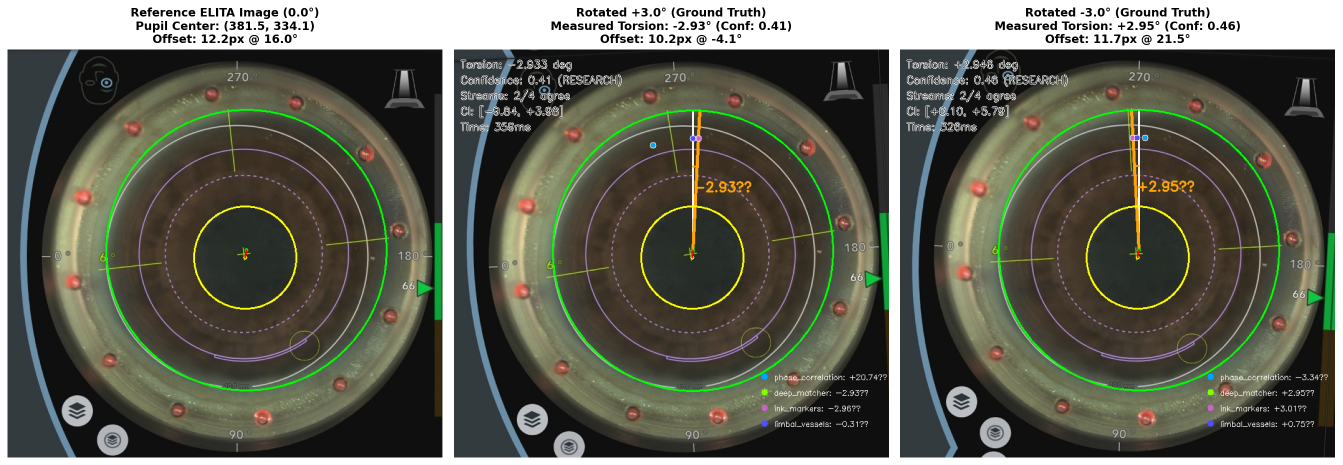
#> input picture scripts/rotation_validation_comparison.png, 2685 x 930 px (shown at 1/2 size)
$ python -i sitting.py   (imports and definitions only)
#> lines starting #> are read from the running program, lines starting #| are printed output that depends on the picture; after the words box and inside, x2 and y2 are one past the last pixel; in counts of white or black regions, pixels touching at a corner belong together
#> further down, picture is the input picture: shape (930, 2685, 3); mean B, G, R 84.2, 96.3, 95.2
"""CPU utilities for seated iris images; no trained weights or GPU required.

Scores are engineering quality gates, not calibrated clinical probabilities.
Positive angles denote counter-clockwise image rotation (OpenCV convention).
"""
from dataclasses import dataclass
import hashlib

import cv2
import numpy as np


# [22 lines left out: function valid_geometry, not called in this run]


def registration_mask(image):
    """Exclude black margins, saturated glints, and vivid rendered overlays."""
    gray = cv2.cvtColor(image, cv2.COLOR_BGR2GRAY) if image.ndim == 3 else image
    bad = (gray < 6) | (gray > 245)
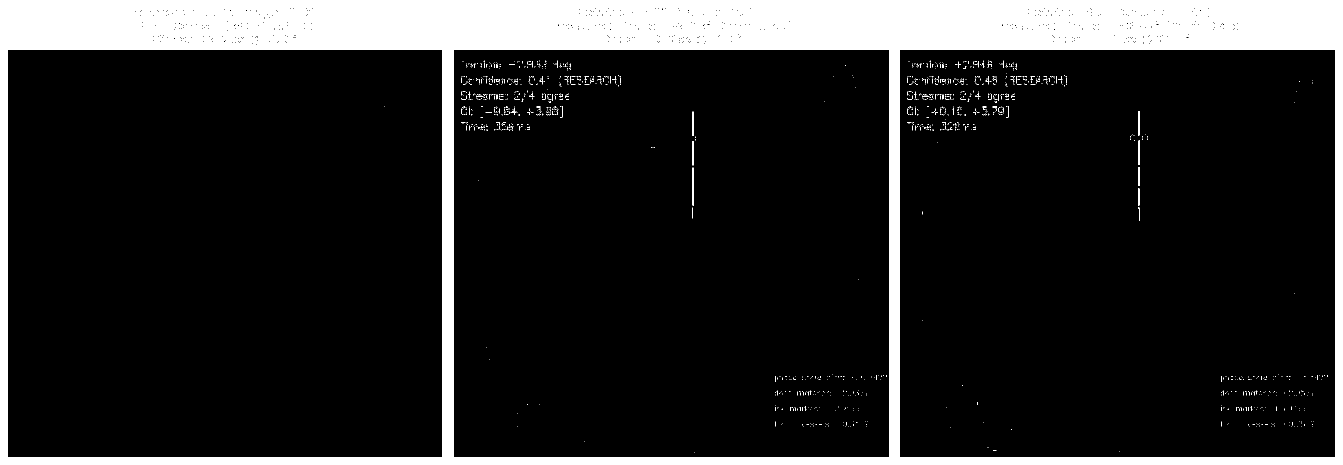
#> bad: shape (930, 2685) bool (shown at 1/2 size); 14.5% white; 1316 white regions (1299 under 20 px), largest, box (x1, y1, x2, y2) and area: (0, 0, 2685, 930) 355584, (1385, 335, 1388, 411) 175, (1384, 223, 1388, 272) 101
    if image.ndim == 3:
        blue, green, red = cv2.split(image)
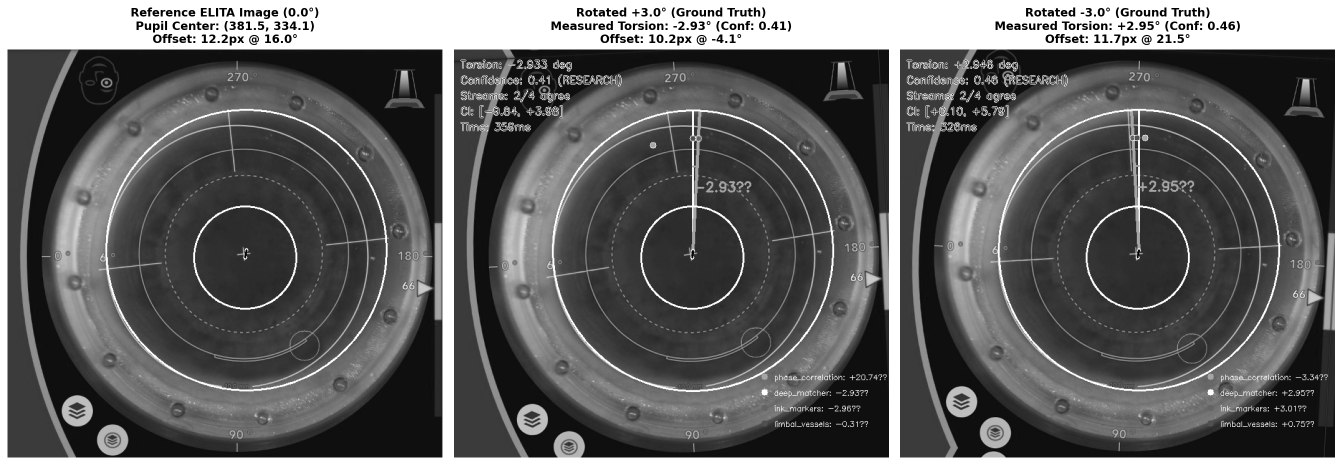
#> green: shape (930, 2685) (shown at 1/2 size); min 0, max 255, mean 96.3
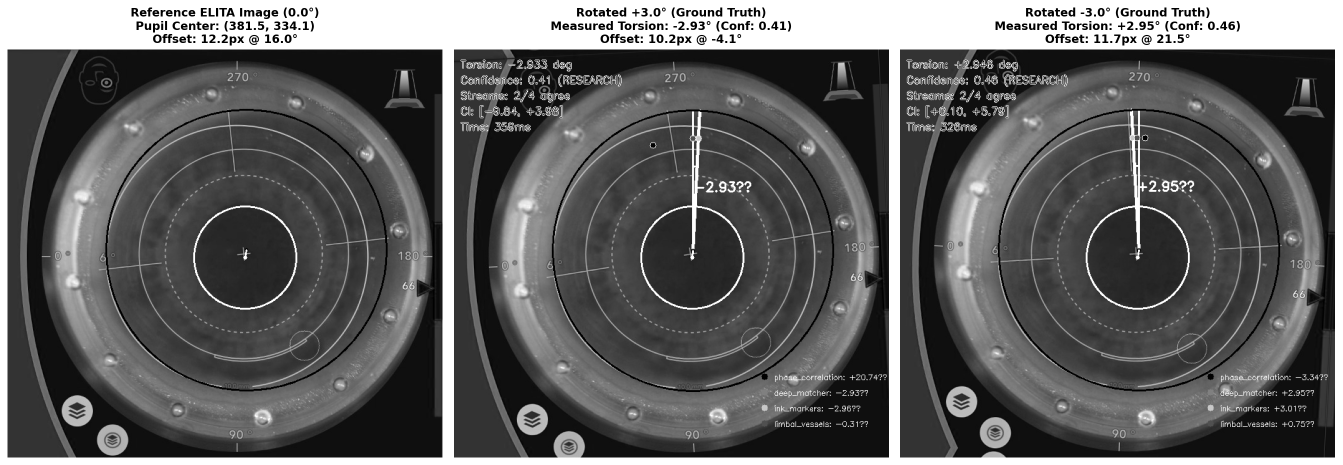
#> red: shape (930, 2685) (shown at 1/2 size); min 0, max 255, mean 95.2
        high = cv2.max(cv2.max(blue, green), red)
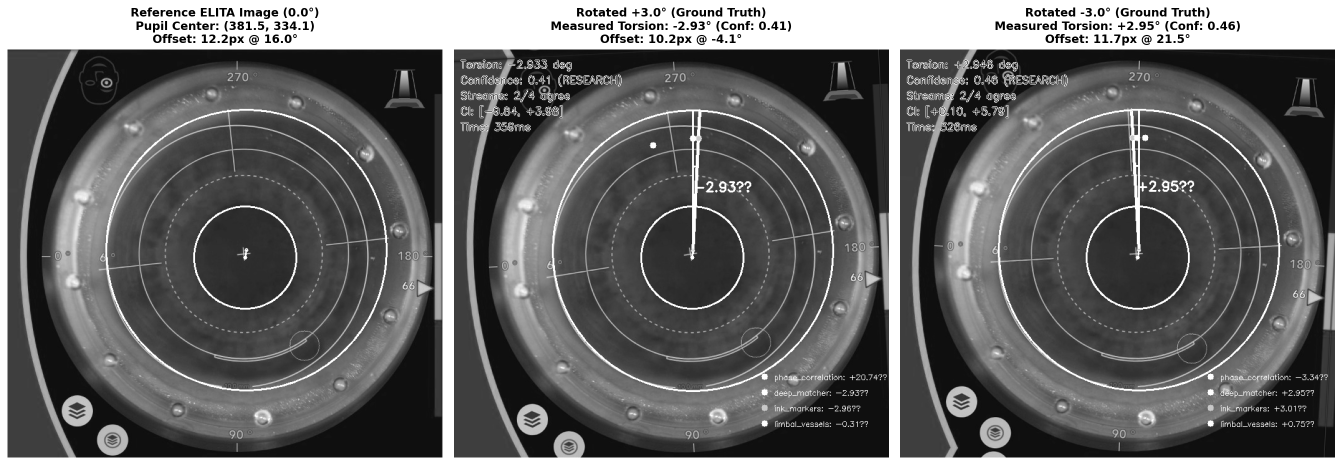
#> high: shape (930, 2685) (shown at 1/2 size); min 0, max 255, mean 100.6
        low = cv2.min(cv2.min(blue, green), red)
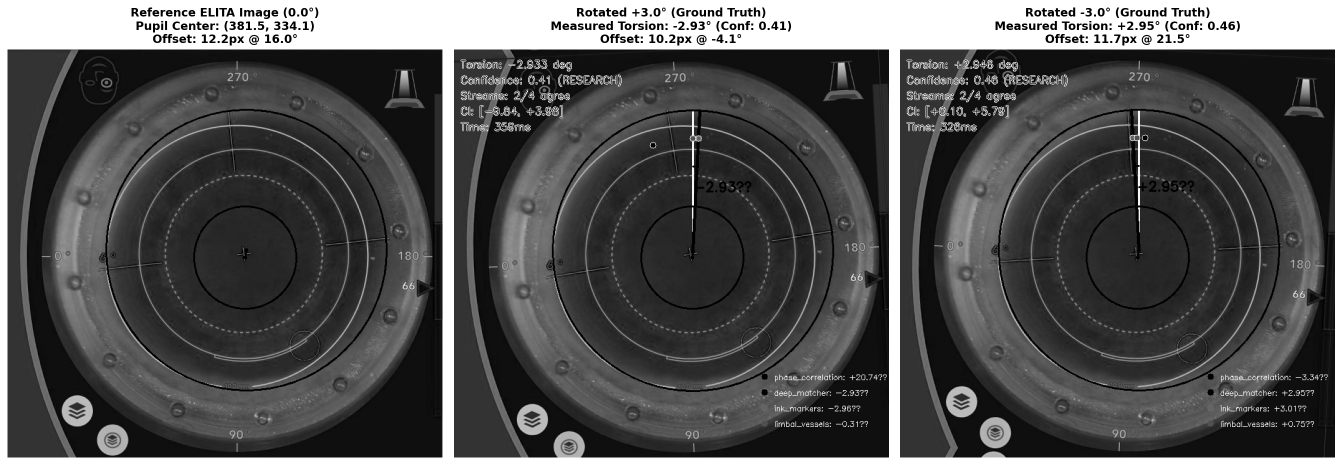
#> low: shape (930, 2685) (shown at 1/2 size); min 0, max 255, mean 82.1
        bad |= (cv2.subtract(high, low) > 90) & (high > 170)
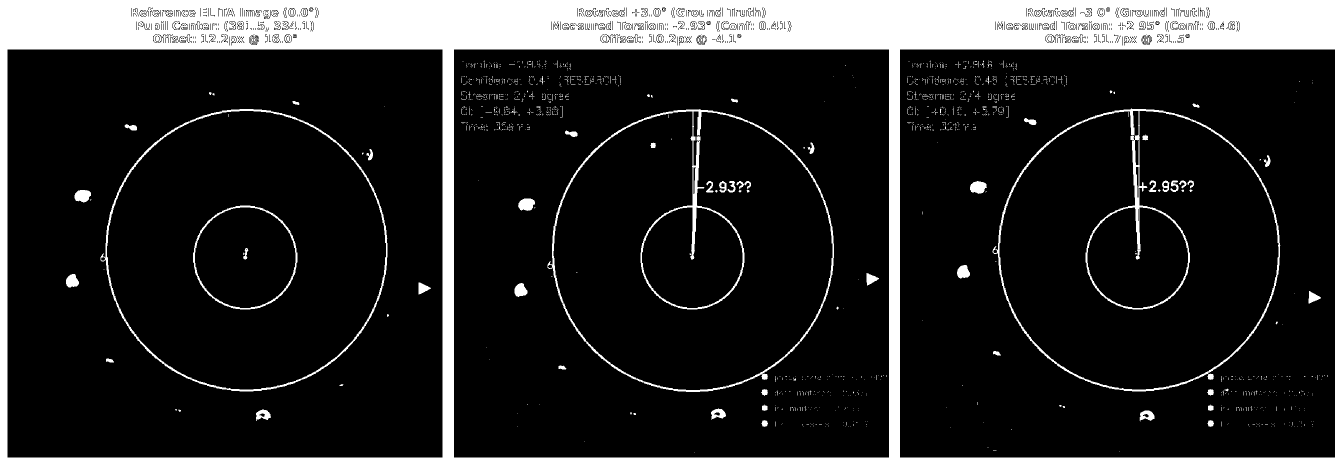
#> bad: shape (930, 2685) bool (shown at 1/2 size); 16.1% white; 1381 white regions (1318 under 20 px), largest, box (x1, y1, x2, y2) and area: (0, 0, 2685, 930) 355584, (1095, 218, 1668, 784) 11647, (1985, 217, 2561, 783) 11561
    bad = cv2.dilate(bad.astype(np.uint8), np.ones((5, 5), np.uint8))
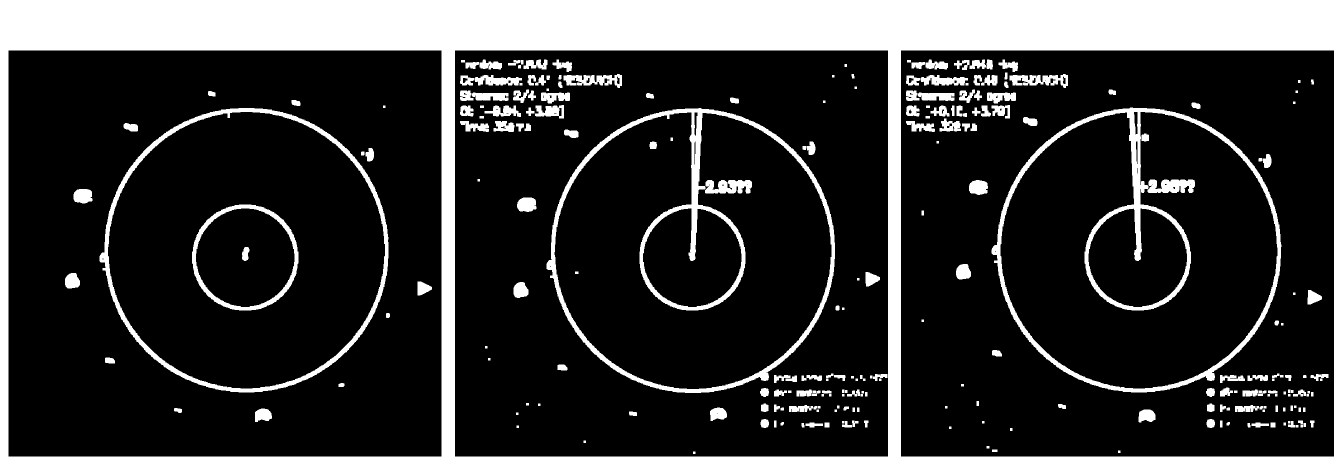
#> bad: shape (930, 2685) (shown at 1/2 size); values 0 (black) and 1 (white), 20.8% white; 256 white regions, largest, box (x1, y1, x2, y2) and area: (0, 0, 2685, 930) 387474, (1983, 215, 2563, 785) 26294, (1093, 216, 1670, 786) 26032
    return (bad == 0).astype(np.uint8) * 255


# [19 lines left out: function ocular_viewport, not called in this run]


@dataclass(frozen=True)
class AngularMatch:
    angle_deg: float = 0.0
    valid: bool = False
    score: float = 0.0
    overlap: float = 0.0
    peak_margin: float = 0.0
    band_spread_deg: float = 0.0
    reason: str = "insufficient_texture"
    band_angles: tuple = ()
    uncertainty_deg: float = 0.0


# [113 lines left out: function masked_angular_match, not called in this run]

>>> import cv2
>>> picture = cv2.imread('../../scripts/rotation_validation_comparison.png')
>>> result = registration_mask(picture)
